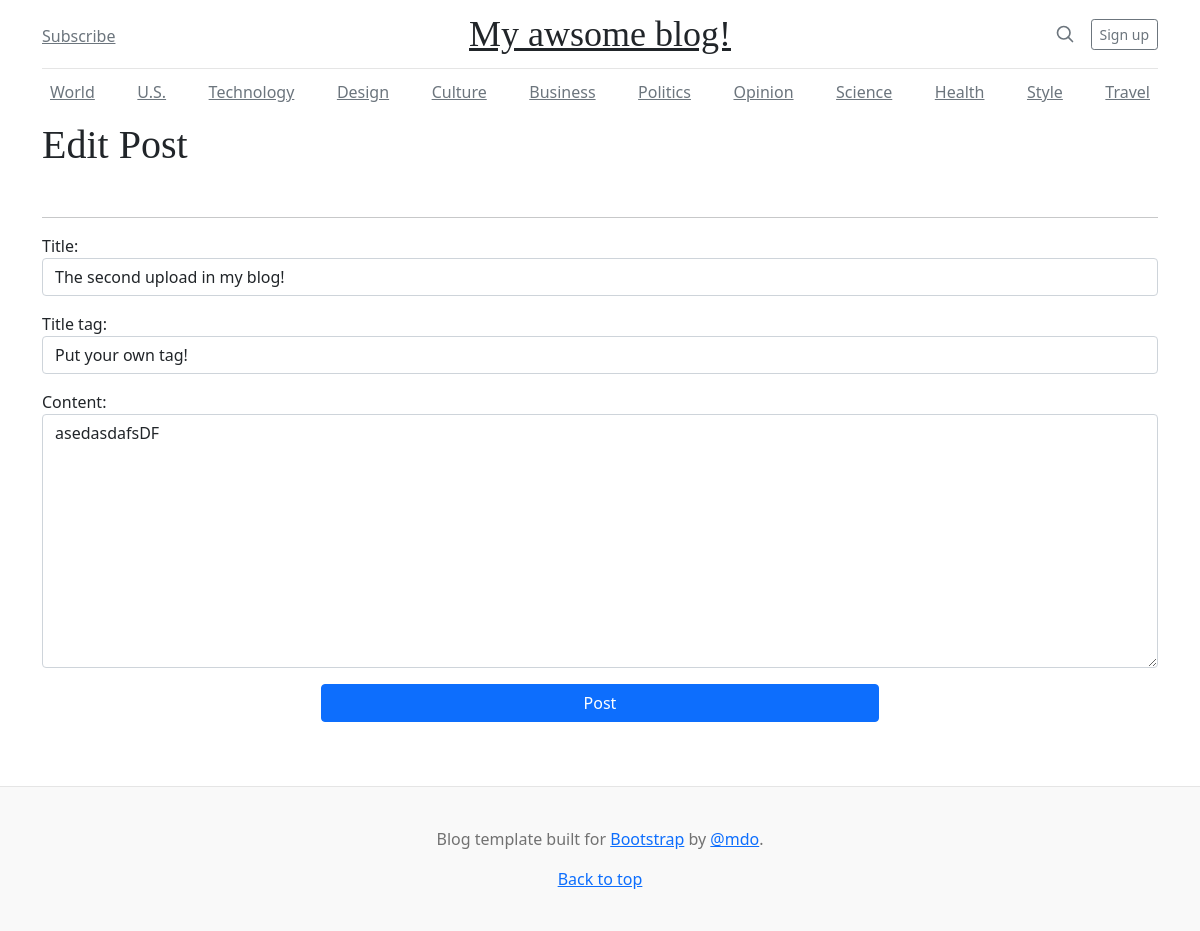
The page /blog/article/edit/33 on the database its author committed.
### blog/models.py (models this page shows, shortened)
class Post(models.Model):
    title = models.CharField(max_length=200)
    title_tag = models.CharField(max_length=200)
    title_image = models.ImageField(blank=True)
    author = models.ForeignKey(User, on_delete=models.CASCADE)
    content = models.TextField()
    createDate = models.DateTimeField(auto_now_add=True)
    updateDate = models.DateTimeField(auto_now_add=True)
    category = models.ManyToManyField(Category, help_text="글의 분류를 설정하세요.")

### blog/views.py (the view)
# urls.py: path('article/edit/<int:pk>', UpdatePostView.as_view(), name='update_post'),
class UpdatePostView(UpdateView):
    model = Post
    form_class = EditForm
    template_name = 'update_post.html'

### blog/forms.py
class EditForm(forms.ModelForm):
    class Meta:
        model = Post
        fields = ('title', 'title_tag', 'content')
        widgets = {
            'title' : forms.TextInput(attrs={'class': 'form-control', 'placeholder': 'Put your own title for your post!'}),
            'title_tag' : forms.TextInput(attrs={'class': 'form-control'}),
            'content' : forms.Textarea(attrs={'class': 'form-control'}),
        }

### blog/templates/update_post.html (shortened to what this page needs)
{% extends 'saving.html' %}
{% block content %}
  <h1>Edit Post</h1>
    <br/>
    <hr>
      <div class="mb-3">
        <form method="POST">
          {{ form.as_p }}
          <div class="d-grid gap-2 col-6 mx-auto">
            <button class="btn btn-primary">Post</button>
          </div>
      </div>
    <br/><br/>
{% endblock %}

### static/css/blog.css (style rules this page uses)
h1, h2, h3, h4, h5, h6 { font-family: "Playfair Display", Georgia, "Times New Roman", serif; }

### rows shown on the page
Post: title "The second upload in my blog!", title_tag "Put your own tag!", content "asedasdafsDF"
